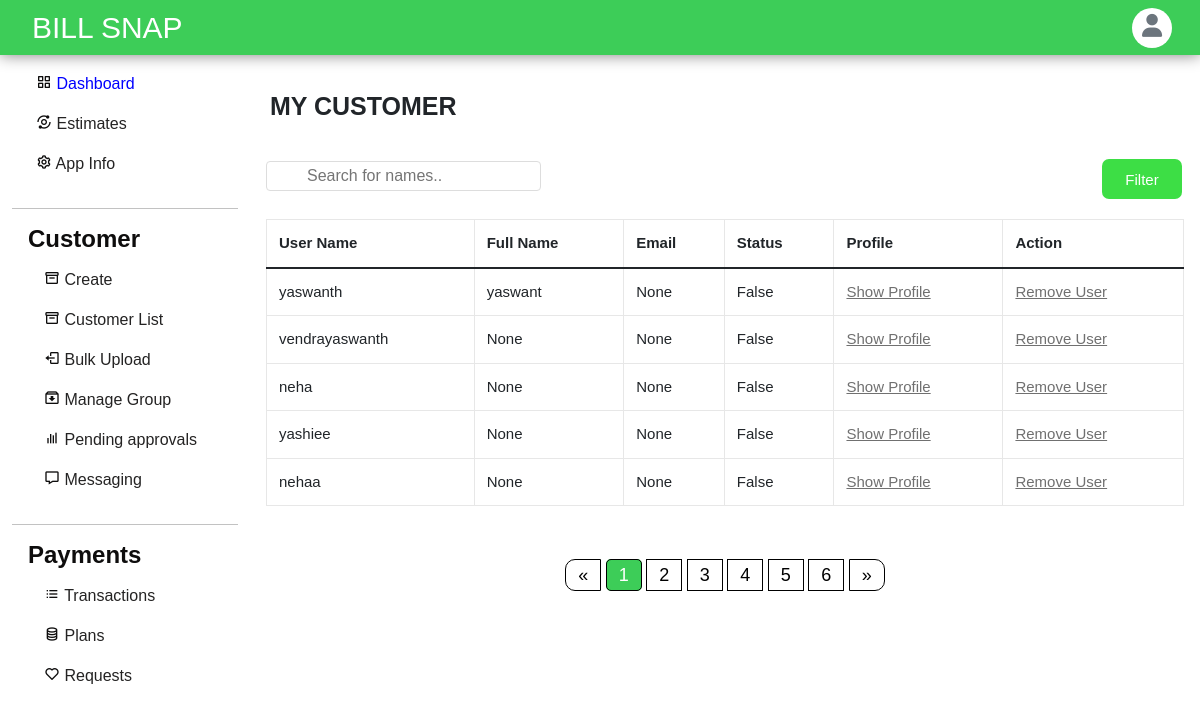
/apps/jin/customerlist/ (signed in), run on the app's committed database.
### accounts/models.py (models this page shows, shortened)
class Profile(models.Model):
    user = models.OneToOneField(User, on_delete=models.CASCADE, related_name='profile')
    apps=models.ManyToManyField(applists,related_name='apps')
    status = models.CharField(choices=status_choices, max_length=20, default='c')
    full_name = models.CharField(max_length=100, blank=True, null=True)
    utility_name = models.CharField(max_length=200, null=True, blank=True)
    utility_short_name= models.CharField(max_length=50, null=True, blank=True)
    utility_state= models.CharField(max_length=50, null=True, blank=True)
    utility_district= models.CharField(max_length=50, null=True, blank=True)
    utility_country= models.CharField(max_length=50, null=True, blank=True)
    utility_postalcode= models.CharField(max_length=20, null=True, blank=True)
    utility_address=models.TextField(max_length=200, null=True, blank=True)
    contact_person= models.CharField(max_length=200, null=True, blank=True)
    contact_email = models.EmailField(max_length=50, null=True, blank=True)
    contact_phnum = models.CharField(max_length=15, null=True, blank=True)
    contact_mobile= models.CharField(max_length=15, null=True, blank=True)
    contact_designation= models.CharField(max_length=100, null=True, blank=True)
    contact_landline= models.CharField(max_length=20, null=True, blank=True)
    emergency_person=models.CharField(max_length=200, null=True, blank=True)
    emergency_altperson=models.CharField(max_length=200, null=True, blank=True)
    emergency_mobile=models.CharField(max_length=200, null=True, blank=True)
    emergency_altmobile=models.CharField(max_length=200, null=True, blank=True)
    emergency_officeaddress=models.TextField(max_length=200,null=True,blank=True)
    emergency_altofficeaddress=models.TextField(max_length=200,null=True,blank=True)
    info_created_at = models.DateTimeField(auto_now_add=True)
    info_updated_at = models.DateTimeField(auto_now=True)
    se_coins= models.IntegerField(null=True, default=999, blank=True)
    slug = models.SlugField(max_length=200, editable=False, null=True, blank=True)
    admin=models.BooleanField(default=False)
    plans = models.ManyToManyField(Plan)
    plan_active = models.BooleanField(default=False)
    paid = models.BooleanField(default=False)

### dashboard/views.py (the view)
# urls.py: path('customerlist/',views.customerlist,name='customerlist'),
@login_required
def customerlist(request,slug):
    app=applists.objects.get(slug=slug)
    details = Profile.objects.filter(apps=app)
    return render(request, 'customerlist.html', {'details':details, 'slug':slug})

### templates/customerlist.html (shortened to what this page needs)
{% load static %}
<!DOCTYPE html>
<html lang="en">
<head>
  <link href="https://cdn.jsdelivr.net/npm/bootstrap@5.1.3/dist/css/bootstrap.min.css" rel="stylesheet"
 />
  <link href='https://unpkg.com/boxicons@2.0.7/css/boxicons.min.css' rel='stylesheet'>
  <link rel="stylesheet" href="https://cdnjs.cloudflare.com/ajax/libs/font-awesome/6.1.1/css/all.min.css" />
  <link rel="stylesheet" href="{% static 'assets/styles.css'%}">
</head>
<body>
  {% include "dashnav.html" %}
  <div class="main mx-auto">
    <div class="row">
      {% include "dashsidebar.html" %}
      <div class="col-md-7 flex-md-fill">
        <div class="col right" id="customer-list">
          <h2 class="ps-1 pt-3" id="pspt">MY CUSTOMER</h2><br>
          <button id="show" class="button button1 ">Filter</button>
          <input type="text" id="myInput" onkeyup="myFunction()" placeholder="Search for names.."
            title="Type in a name">
          <div class="table-responsive my-3">
            <table class="table table-bordered" id='table_filter'>
              <thead>
                <tr>
                  <th>User Name</th>
                  <th>Full Name</th>
                  <th>Email</th>
                  <th>Status</th>
                  <th>Profile</th>
                  <th>Action</th>
                </tr>
              </thead>
              <tbody>
                {% for i in details %}
                <tr>
                  <td>{{ i.user}}</td>
                  <td>{{ i.full_name}}</td>
                  <td>{{ i.contact_email}}</td>
                  <td>{{ i.paid}}</td>
                  <td>
                    <a class='w3-button w3-small w3-round w3-green'
                      href="{% url 'accounts:show-profile' i.user slug %}">Show Profile</a>
                  </td>
                  <td>
                    <a class='w3-button w3-small w3-round w3-red' href="{% url 'remove-customer' slug i.user %}">Remove
                      User</a>
                  </td>
                </tr>
                {%endfor%}
              </tbody>
            </table>
          </div>
          <br>
          <div class="demo1">
            <div class="demo">
              <a href="#">&laquo;</a>
              <a href="#" class="active">1</a>
              <a href="#">2</a>
              <a href="#">3</a>
              <a href="#">4</a>
              <a href="#">5</a>
              <a href="#">6</a>
              <a href="#">&raquo;</a>
            </div>
          </div>
        </div>
      </div>
    </div>
  </div>
</body>
</html>

### static/assets/styles.css (style rules this page uses)
body { background: white; }
button { height: 50px; }
html, body { height: 100%; }
body { background: #e5e5e566; }
.main { padding-top: 55px; width: 100%; height: 100%; justify-content: flex-start; max-height: 100vh; }
.right { padding-left: 1rem; padding-right: 1rem; min-height: calc(100vh - 60px); overflow-x: hidden; }
div > a { text-decoration: none; color: rgb(36, 35, 35); }
@media (min-width: 767px) { .main { top: 55px; } }
#pspt { font-size: 25px; }
* { box-sizing: border-box; }
#myInput { background-image: url("/css/searchicon.png"); background-position: 10px 10px; background-repeat: no-repeat; width: 100%; font-size: 16px; padding: 12px 20px 12px 40px; border: 1px solid #ddd; margin-bottom: 12px; }
#table_filter { border-collapse: collapse; width: 100%; border: 1px solid #ddd; font-family: "Gill Sans", "Gill Sans MT", Calibri, "Trebuchet MS", sans-serif; font-size: 15px; }
#table_filter th, #table_filter td { text-align: left; padding: 12px; }
#table_filter tr { border-bottom: 1px solid #ddd; }
#myInput { width: 30%; height: 30px; }
.demo { display: inline-block; }
.demo1 { text-align: center; }
.demo a { color: black; padding: 5px 12px; text-decoration: none; transition: background-color 2s; border: 1px solid black; font-size: 18px; }
.demo a.active { background-color: #3dcd58; color: white; border-radius: 5px; }
.demo a:first-child { border-top-left-radius: 10px; border-bottom-left-radius: 10px; }
.demo a:last-child { border-top-right-radius: 10px; border-bottom-right-radius: 10px; }
.button { border: none; color: white; padding: 10px 10px; text-align: center; text-decoration: none; display: inline-block; font-size: 10px; margin: 4px 2px; cursor: pointer; }
.right { padding-left: 1rem; padding-right: 1rem; min-height: calc(100vh - 100px); overflow-x: hidden; }
.button1 { background-color: #3dde45; border-radius: 7px; float: right; width: 80px; height: 40px; border: none; color: white; padding: 10px 10px; text-align: center; text-decoration: none; display: inline-block; font-size: 15px; margin: 4px 2px; cursor: pointer; }
body { font-family: Arial, Helvetica, sans-serif; }
input[type="text"], select, textarea { width: 100%; padding: 12px; border: 1px solid #ccc; border-radius: 4px; box-sizing: border-box; margin-top: 6px; margin-bottom: 16px; resize: vertical; }
body { margin-top: 20px; background: #f5f5f5; }
h1, h2, h3, h4, h5, h6 { margin: 0 0 10px; font-weight: 600; }
a { color: #707070; }
body { margin-top: 20px; }
.table-bordered th, .table-bordered td { border: 1px solid #e7e7e7; }
body { margin-top: 20px; background: white; }
body { overflow-x: hidden; }

### data on the page
Profile: user "yaswanth", full_name "yaswant", contact_email "None", paid "False"
Profile: user "vendrayaswanth", full_name "None", contact_email "None", paid "False"
Profile: user "neha", full_name "None", contact_email "None", paid "False"
Profile: user "yashiee", full_name "None", contact_email "None", paid "False"
Profile: user "nehaa", full_name "None", contact_email "None", paid "False"
